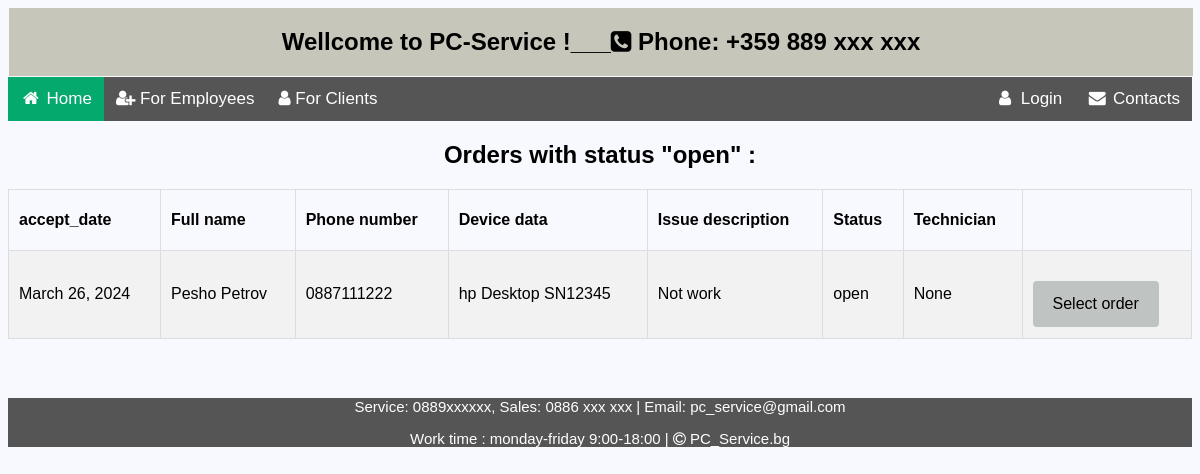
The page /reception/select-order/ on the database as committed earlier.
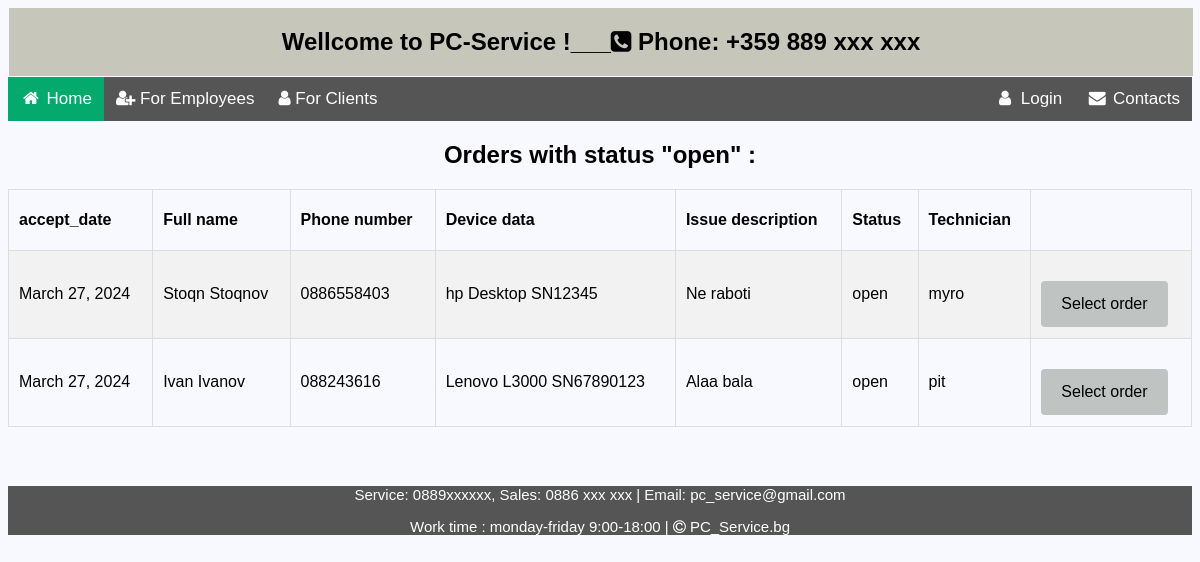
The same page on the database as committed later.
### sm_system/reception/models.py (models this page shows, shortened)
class ServiceOrder(models.Model):
    ORDER_STATUS = (
        ('open', 'Open'),
        ('in_progress', 'In progress'),
        ('completed', 'Completed'),
        ('closed', 'Closed')
    )
    DEVICE_TYPE = (
        ('computer', 'Computer'),
        ('laptop', 'Laptop'),
        ('monitor', 'Monitor'),
        ('printer', 'Printer')
    )
    SK_MAX_LEN = 20
    DEVICE_TYPE_MAX_LEN = 20
    DEVICE_DATA_MAX_LEN = 200
    PRICE_MAX_LENGTH = 10
    ISSUE_MAX_LEN = 300
    RESOLUTION_MAX_LEN = 300
    STATUS_MAX_LEN = 20
    so_id = models.CharField(
        max_length=SK_MAX_LEN,
        unique=True,
        default=generate_unique_id,
        editable=False,
    )
    accept_date = models.DateField(
        blank=False,
        null=False,
        default=date.today,
    )
    client = models.ForeignKey(Client, on_delete=models.CASCADE, null=False, blank=False, default=last_client())
    technician = models.ForeignKey(SmsUser, on_delete=models.CASCADE, null=True, blank=True)
    device_type = models.CharField(
        max_length=DEVICE_TYPE_MAX_LEN,
        choices=DEVICE_TYPE,
        null=False,
        blank=False,
    )
    device_data = models.CharField(
        max_length=DEVICE_DATA_MAX_LEN,
        null=False,
        blank=False,
    )
    issue_description = models.TextField(
        max_length=ISSUE_MAX_LEN,
    )
    status = models.CharField(
        max_length=STATUS_MAX_LEN,
        choices=ORDER_STATUS,
        default='Open',
    )
    class Meta:
        ordering = ('-pk',)

### sm_system/clients/models.py (models this page shows)
class Client(models.Model):
    FIRST_NAME_MIN_LEN = 2
    FIRST_NAME_MAX_LEN = 30
    LAST_NAME_MIN_LEN = 2
    LAST_NAME_MAX_LEN = 30
    PHONE_MAX_LENGTH = 12
    PHONE_MIN_LENGTH = 9
    email = models.EmailField(
        unique=True,
        validators={validators.EmailValidator},
        blank=True,
        null=True
    )
    first_name = models.CharField(
        max_length=FIRST_NAME_MAX_LEN,
        validators=(
            validators.MinLengthValidator(FIRST_NAME_MIN_LEN),
            is_letter_validator,
            first_char_capital_validator,
        ),
        blank=False,
        null=False,
    )
    last_name = models.CharField(
        max_length=LAST_NAME_MAX_LEN,
        validators=(
            validators.MinLengthValidator(LAST_NAME_MIN_LEN),
            is_letter_validator,
            first_char_capital_validator,
        ),
        blank=False,
        null=False,
    )
    phone_number = models.CharField(
        max_length=PHONE_MAX_LENGTH,
        validators=(
            validators.MinLengthValidator(PHONE_MIN_LENGTH),
            phone_validator,
        ),
        blank=False,
        null=False,
    )
    def __str__(self):
        return f'{self.first_name} {self.last_name}'
    class Meta:
        ordering = ('-pk',)

### sm_system/accounts/models.py (models this page shows, shortened)
class SmsUser(auth_models.AbstractUser):
    FIRST_NAME_MIN_LEN = 2
    FIRST_NAME_MAX_LEN = 30
    LAST_NAME_MIN_LEN = 2
    LAST_NAME_MAX_LEN = 30
    PHONE_MAX_LENGTH = 12
    PHONE_MIN_LENGTH = 9
    email = models.EmailField(
        unique=True,
        validators={validators.EmailValidator},
        blank=False,
        null=False
    )
    first_name = models.CharField(
        max_length=FIRST_NAME_MAX_LEN,
        validators=(
            validators.MinLengthValidator(FIRST_NAME_MIN_LEN),
            is_letter_validator,
            first_char_capital_validator,
        ),
        blank=False,
        null=False,
    )
    last_name = models.CharField(
        max_length=LAST_NAME_MAX_LEN,
        validators=(
            validators.MinLengthValidator(LAST_NAME_MIN_LEN),
            is_letter_validator,
            first_char_capital_validator,
        ),
        blank=False,
        null=False,
    )
    phone_number = models.CharField(
        max_length=PHONE_MAX_LENGTH,
        unique=True,
        validators=(
            validators.MinLengthValidator(PHONE_MIN_LENGTH),
            phone_validator,
        ),
        blank=False,
        null=False,
    )
    user_type = models.CharField(
        choices=Type.choices(),
        max_length=Type.max_len(),
        blank=True,
        null=True
    )
    profile_picture = models.URLField(
        null=True,
        blank=True,
        validators=(
            validate_file_size,
        ),
    )
    class Meta:
        ordering = ('pk',)

### sm_system/reception/views.py (the view)
# urls.py: path('select-order/', SelectOrderView.as_view(), name='select_order'),
class SelectOrderView(ListView):
    model = ServiceOrder
    form_class= RepairStartForm
    template_name = 'reception/select_order.html'
    success_url = reverse_lazy('orders_list')
    def get_queryset(self):
        return super().get_queryset().filter(status='open')

### templates/reception/select_order.html
{% extends 'home_page.html' %}
{% load static %}
{% block content %}
<div class="info div "  >
    <h2 class="headers">Orders with status "open" :</h2>
    <table class="table" style="width: 100%">
        <tr >
            <th>accept_date</th>
            <th>Full name</th>
            <th>Phone number</th>
            <th>Device data</th>
            <th>Issue description</th>
            <th>Status</th>
            <th>Technician</th>
        </tr>
        {% for order in object_list %}
        <tr>
            <td>{{ order.accept_date }}</td>
            <td>{{ order.client }}</td>
            <td>{{ order.client.phone_number }}</td>
            <td>{{ order.device_data }}</td>
            <td>{{ order.issue_description }}</td>
            <td>{{ order.status }}</td>
            <td>{{ order.technician }}</td>
            <td><a class="edit-button" href="{% url 'start_repair' pk=order.pk %}" >Select order</a></td>
        </tr>
        {% empty %}
            <h2 class="center" >No records !</h2>
        {% endfor %}
    </table>
</div>
{% endblock %}

Rows that differ between the two databases and show on the page:
no longer on this page (row edited): ServiceOrder: accept_date "March 26, 2024", client "Pesho Petrov", client.phone_number "0887111222", device_data "hp Desktop SN12345", issue_description "Not work", status "open", technician "None"
added ServiceOrder: accept_date "March 27, 2024", client "Stoqn Stoqnov", client.phone_number "0886558403", device_data "hp Desktop SN12345", issue_description "Ne raboti", status "open", technician "myro"
added ServiceOrder: accept_date "March 27, 2024", client "Ivan Ivanov", client.phone_number "088243616", device_data "Lenovo L3000 SN67890123", issue_description "Alaa bala", status "open", technician "pit"
